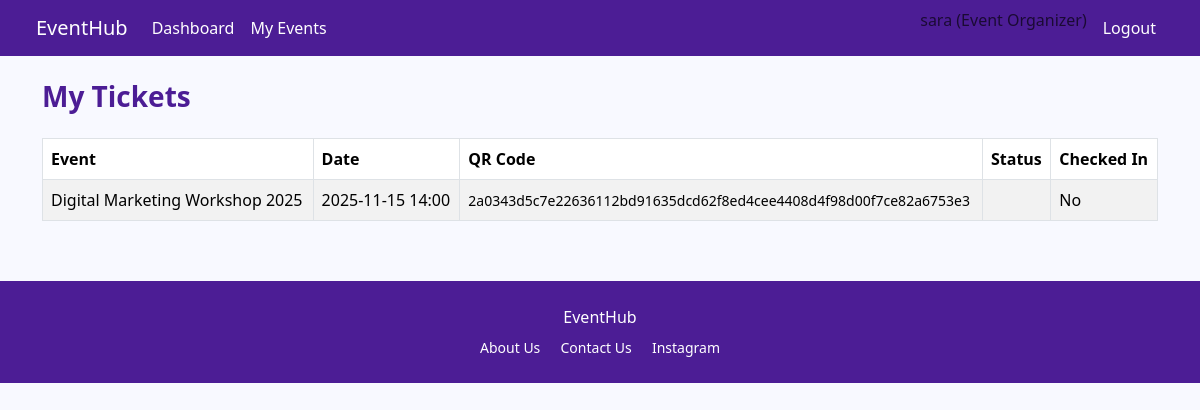
/my_tickets.php (signed in), run on the app's committed database.
### tables this page shows
CREATE TABLE `tickets` (
  `ticket_id` int(11) NOT NULL,
  `booking_id` int(11) NOT NULL,
  `user_id` int(11) NOT NULL,
  `event_id` int(11) NOT NULL,
  `qr_code` varchar(500) NOT NULL,
  `ticket_status` enum('Valid','Used','Cancelled','Expired') DEFAULT 'Valid',
  `checked_in` tinyint(1) DEFAULT 0,
  `check_in_time` timestamp NULL DEFAULT NULL,
  `created_at` timestamp NOT NULL DEFAULT current_timestamp()
);

CREATE TABLE `events` (
  `event_id` int(11) NOT NULL,
  `organizer_id` int(11) NOT NULL,
  `category_id` int(11) NOT NULL,
  `venue_id` int(11) NOT NULL,
  `event_name` varchar(300) NOT NULL,
  `description` text NOT NULL,
  `event_date` date NOT NULL,
  `event_time` varchar(50) NOT NULL,
  `ticket_price` decimal(10,2) NOT NULL,
  `capacity` int(11) NOT NULL,
  `tickets_sold` int(11) DEFAULT 0,
  `tickets_available` int(11) DEFAULT NULL,
  `image_path` varchar(500) DEFAULT NULL,
  `event_status` enum('Pending','Approved','Rejected','Cancelled','Completed') DEFAULT 'Pending',
  `admin_feedback` varchar(1000) DEFAULT NULL,
  `created_at` timestamp NOT NULL DEFAULT current_timestamp(),
  `updated_at` timestamp NOT NULL DEFAULT current_timestamp() ON UPDATE current_timestamp()
);

### my_tickets.php (the view, shortened to what this page needs)
<?php
require_once __DIR__ . '/includes/header.php';
require_once __DIR__ . '/includes/navbar.php';
global $pdo;
$userId = current_user_id();
$stmt = $pdo->prepare("SELECT t.*, e.event_name, e.event_date, e.event_time FROM tickets t JOIN events e ON t.event_id = e.event_id WHERE t.user_id = :uid ORDER BY t.created_at DESC");
$stmt->execute([':uid' => $userId]);
$tickets = $stmt->fetchAll();
?>
<div class="container mt-4">
    <h3 class="mb-4 page-title">My Tickets</h3>
    <table class="table table-striped table-bordered table-purple">
        <thead>
            <tr>
                <th>Event</th>
                <th>Date</th>
                <th>QR Code</th>
                <th>Status</th>
                <th>Checked In</th>
            </tr>
        </thead>
        <tbody>
            <?php foreach ($tickets as $t): ?>
                <tr>
                    <td><?= htmlspecialchars($t['event_name']) ?></td>
                    <td><?= htmlspecialchars($t['event_date']) ?> <?= htmlspecialchars($t['event_time']) ?></td>
                    <td><small><?= htmlspecialchars($t['qr_code']) ?></small></td>
                    <td><?= htmlspecialchars($t['ticket_status']) ?></td>
                    <td><?= $t['checked_in'] ? 'Yes' : 'No' ?></td>
                </tr>
            <?php endforeach; ?>
        </tbody>
    </table>
</div>
<?php require_once __DIR__ . '/includes/footer.php'; ?>

### assets/style.css (style rules this page uses)
body { background:#f8f9ff; font-family:'Segoe UI',sans-serif; }
.page-title { color:#4c1d95; font-weight:700; }
.table-purple thead { background:#4c1d95; color:#ffffff; }

### data on the page
tickets: event.event_name "Digital Marketing Workshop 2025", event.event_date "2025-11-15", event.event_time "14:00", qr_code "2a0343d5c7e22636112bd91635dcd62f8ed4cee4408d4f98d00f7ce82a6753e3", checked_in "No"

### other printed values
$_SESSION['full_name'] "sara"
$role "Event Organizer"
